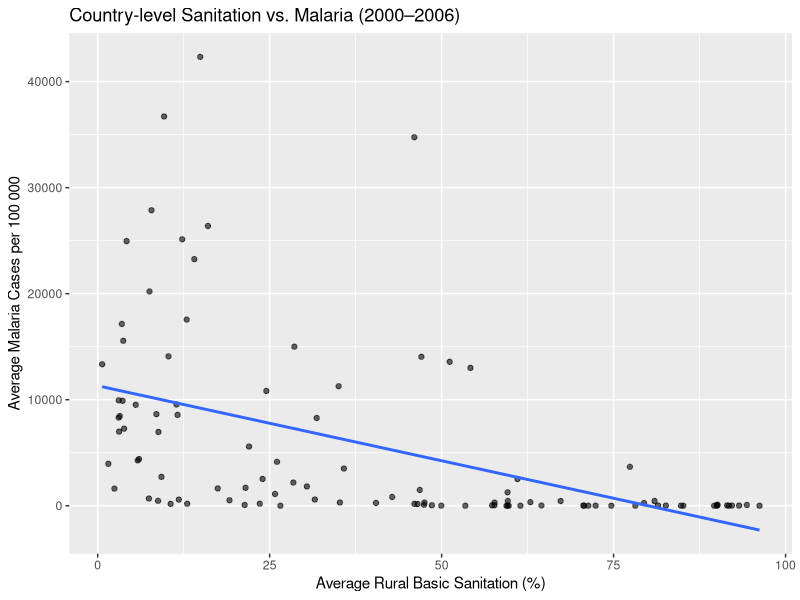
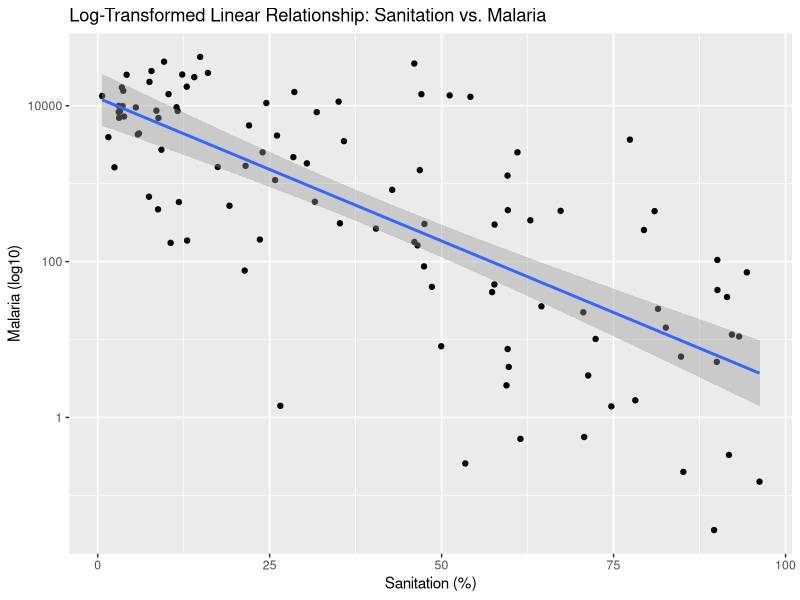
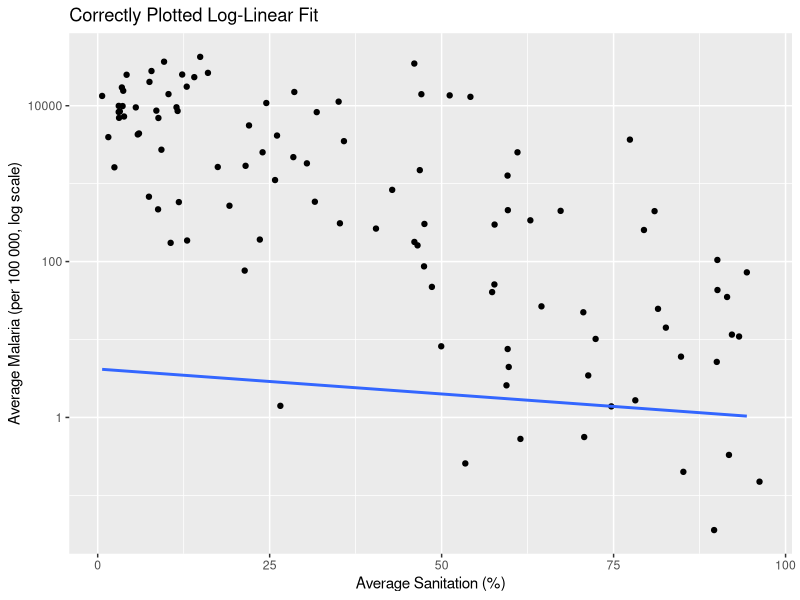

Write the R code that produced these figures, in order.
## ---- chunk 1
library(tidyverse)
library(knitr)
library(gganimate)
## ---- chunk 2
malaria <- read_csv("Data/malaria_cases_per_100000_reported.csv")
sanit <- read_csv("Data/at_least_basic_sanitation_rural_access_percent.csv")
## ---- chunk 3
# Get data from 2000 to 2006
years <- c("2000", "2001", "2002", "2003", "2004", "2005", "2006")

malaria_clean <- malaria |>
  select(country, years) |>
  pivot_longer(cols = `2000`:`2006` , names_to = "year", values_to = "malaria") |>
  mutate(
    malaria = case_when(
      str_detect(malaria, "k") ~ as.numeric(str_remove(malaria, "k")) * 1000,
      TRUE ~ as.numeric(malaria)
    )
  )

# Get data from 2000 to 2006
sanit_clean <- sanit |>
  select(country, years) |>
  pivot_longer(cols = `2000`:`2006` , names_to = "year", values_to = "sanit") 

cleaned <- full_join(malaria_clean, sanit_clean, by = join_by(country, year))

cleaned |>
  filter(!is.na(malaria) & !is.na(sanit)) |>
  tail(10)
## ---- chunk 4
cleaned_avg <- cleaned |>
  group_by(country) |>
  summarize(
    sanit_avg  = mean(sanit,  na.rm = TRUE),
    malaria_avg = mean(malaria, na.rm = TRUE)
  ) |>
  filter(!is.na(sanit_avg) & !is.na(malaria_avg))

# static scatter
ggplot(cleaned_avg, aes(x = sanit_avg, y = malaria_avg)) +
  geom_point(alpha = 0.6) +
  geom_smooth(method = "lm", se = FALSE) +
  labs(
    x = "Average Rural Basic Sanitation (%)",
    y = "Average Malaria Cases per 100 000",
    title = "Country-level Sanitation vs. Malaria (2000–2006)"
  )
## ---- chunk 5
#ggplot(cleaned, aes(x = sanit, y = malaria, group = country, color = country)) +
 # geom_point(alpha = 0.7) +
  #scale_y_log10() +
  #labs(
   # x = "Rural Basic Sanitation (%)",
    #y = "Malaria Cases per 100 000 (log scale)",
    #title = 'Year: {frame_time}'
  #) +
  #transition_time(as.integer(year)) +
  #ease_aes('linear')
## ---- chunk 6
#
cleaned_count <- cleaned |>
  group_by(country) |>
  summarize(sanit = mean(sanit, na.rm = TRUE),
            malaria = mean(malaria, na.rm = TRUE)) |>
  ungroup() |>
  filter(!is.na(malaria) & !is.na(sanit),
         malaria > 0)  # exclude zero or negative values for log

# Re-fit linear model with log-transformed malaria
lm_clean <- lm(sanit ~ log10(malaria), data = cleaned_count)

# Plot with transformed y-axis
cleaned_count |>
  ggplot(aes(x = sanit, y = malaria)) + 
  geom_jitter() + 
  geom_smooth(method = "lm", formula = y ~ x) + 
  scale_y_log10() +  # log-transform the y-axis (malaria)
  labs(y = "Malaria (log10)", x = "Sanitation (%)",
       title = "Log-Transformed Linear Relationship: Sanitation vs. Malaria")

## ---- chunk 7
library(broom)
tidy(lm_clean) |>
  knitr::kable(digits = 4,
    col.names = c("Term", "Estimate", "Std. Error", "t value", "Pr(>|t|)")
  )
## ---- chunk 8
ggplot(cleaned_avg, aes(x = sanit_avg, y = malaria_avg)) +
  geom_point() +
  # tell geom_smooth to fit on log10(y)
  geom_smooth(
    method  = "lm",
    formula = y ~ x,
    aes(y = log10(malaria_avg)),
    se = FALSE
  ) +
  scale_y_log10() +
  labs(
    x = "Average Sanitation (%)",
    y = "Average Malaria (per 100 000, log scale)",
    title = "Correctly Plotted Log-Linear Fit"
  )

## ---- chunk 9
y      <- log10(cleaned_avg$malaria_avg)
y_hat  <- predict(lm_clean)
resid  <- residuals(lm_clean)

A <- var(y)      # total variance
B <- var(y_hat)  # explained variance
C <- var(resid)  # unexplained

fit_tbl <- tibble(
  Quantity = c("Var(Y)", "Var(Ŷ)", "Var(residuals)", "R-squared"),
  Value    = c(A,      B,       C,           B/A)
)

fit_tbl |>
  knitr::kable(digits = c(NA,4))
